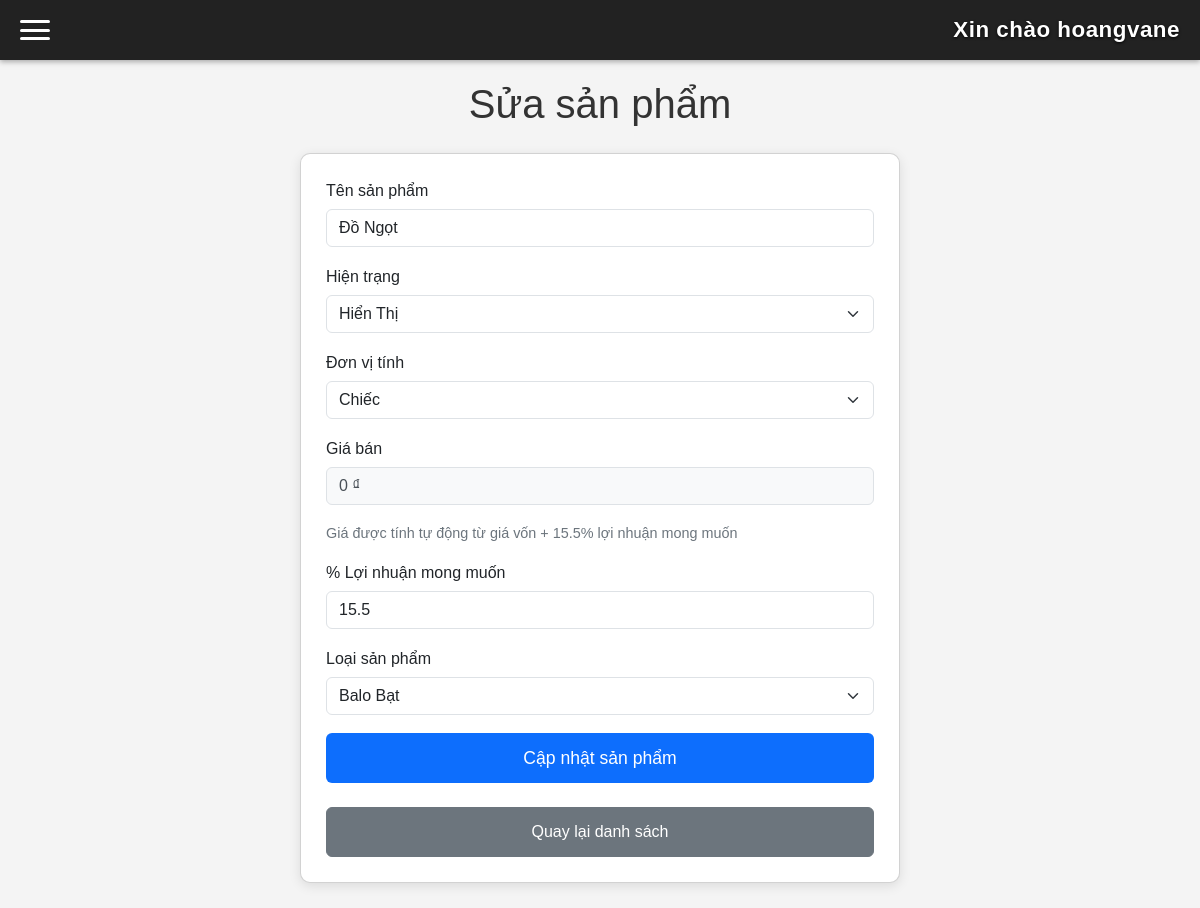
/edit.php?id=2 (signed in), run on the app's committed database.
### tables this page shows
CREATE TABLE sanpham(
    masp int auto_increment primary key not null,
    tensp varchar(225) not null,
    hientrang varchar(20) not null,
    donvitinh varchar(20) not null,
    motasp varchar(225) not null,
    soluongtontheolo int not null DEFAULT 0,
    hinhanh varchar(225) not null,
    phantramloinhuanmongmuon float not null check(phantramloinhuanmongmuon > 0),
    giavon float not null DEFAULT 0,
    giabandexuat float not null DEFAULT 0,
    maloai varchar(20),
    foreign key (maloai) references loai(maloai)
);

CREATE TABLE loai(
    maloai varchar(20) primary key not null,
    tenloai varchar(20) not null unique,
    mota varchar(225) not null
);

### edit.php (the view, shortened to what this page needs)
<?php
require_once 'db.php';
$id = (int)($_GET['id'] ?? 0);
$stmt = mysqli_prepare($conn, "SELECT * FROM sanpham WHERE masp = ?");
mysqli_stmt_bind_param($stmt, "i", $id);
mysqli_stmt_execute($stmt);
$result = mysqli_stmt_get_result($stmt);
$sp = mysqli_fetch_assoc($result);
$loai_result = mysqli_query($conn, "SELECT * FROM loai");
$loai_list = [];
while ($row = mysqli_fetch_assoc($loai_result)) {
    $loai_list[] = $row;
}
?>
<!DOCTYPE html>
<html lang="vi">
<head>
    <link href="https://cdn.jsdelivr.net/npm/bootstrap@5.3.3/dist/css/bootstrap.min.css" rel="stylesheet">
</head>
<body>
<div class="mobile-header">
    <div class="hamburger" id="hamburger">
        <span></span><span></span><span></span>
    </div>
    <h2>Xin chào <?= htmlspecialchars($_SESSION['admin'] ?? 'Admin') ?></h2>
</div>
<div class="content">
    <h1>Sửa sản phẩm</h1>
    <div class="card">
        <form method="post" onsubmit="return validateForm()">
            <div class="mb-3">
                <label class="form-label">Tên sản phẩm</label>
                <input type="text" name="tensp" class="form-control" required value="<?= htmlspecialchars($sp['tensp'] ?? '') ?>">
            </div>
            <div class="mb-3">
                <label class="form-label">Hiện trạng</label>
                <select name="hientrang" class="form-select" required>
                    <option value="Hiển Thị" <?= ($sp['hientrang'] ?? '') === 'Hiển Thị' ? 'selected' : '' ?>>Hiển Thị</option>
                </select>
            </div>
            <div class="mb-3">
                <label class="form-label">Đơn vị tính</label>
                <select name="donvitinh" class="form-select" required>
                    <option value="Chiếc" <?= ($sp['donvitinh'] ?? '') === 'Chiếc' ? 'selected' : '' ?>>Chiếc</option>
                </select>
            </div>
            <div class="mb-3">
                <label class="form-label">Giá bán</label>
                <input type="text" class="form-control" readonly value="<?= number_format($sp['giabandexuat'] ?? 0) ?> ₫">
                <div class="form-text">
                    Giá được tính tự động từ giá vốn + <?= number_format($sp['phantramloinhuanmongmuon'] ?? 0, 1) ?>% lợi nhuận mong muốn
                </div>
            </div>
            <div class="mb-3">
                <label class="form-label">% Lợi nhuận mong muốn</label>
                <input type="number" step="0.01" min="0.01" name="phantramloinhuanmongmuon" class="form-control" required
                       value="<?= htmlspecialchars($sp['phantramloinhuanmongmuon'] ?? '0') ?>">
            </div>
            <div class="mb-3">
                <label class="form-label">Loại sản phẩm</label>
                <select name="maloai" class="form-select" required>
                    <?php foreach ($loai_list as $loai): ?>
                        <option value="<?= htmlspecialchars($loai['maloai']) ?>"
                            <?= $loai['maloai'] === ($sp['maloai'] ?? '') ? 'selected' : '' ?>>
                            <?= htmlspecialchars($loai['tenloai'] ?? 'Không có tên') ?>
                        </option>
                    <?php endforeach; ?>
                </select>
            </div>
            <button type="submit" class="btn btn-primary w-100">Cập nhật sản phẩm</button>
        </form>
        <div class="text-center mt-4">
            <a href="admin.php?page=product" class="btn btn-secondary w-100"> Quay lại danh sách</a>
        </div>
    </div>
</div>
</body>
</html>

### edit.php (style rules this page uses)
* { margin: 0; padding: 0; box-sizing: border-box; }
body { font-family: Arial, sans-serif; background: #f4f4f4; min-height: 100vh; }
.mobile-header { background: #222; color: white; padding: 12px 20px; position: fixed; top: 0; left: 0; right: 0; z-admin: 1000; display: flex; justify-content: space-between; align-items: center; height: 60px; box-shadow: 0 2px 5px rgba(0,0,0,0.3); }
.mobile-header h2 { margin: 0; font-size: 1.4rem; color: #ffffff; font-weight: 700; text-shadow: 0 1px 3px rgba(0,0,0,0.9); letter-spacing: 0.5px; }
.hamburger { width: 30px; height: 20px; cursor: pointer; display: flex; flex-direction: column; justify-content: space-between; }
.hamburger span { width: 100%; height: 3px; background: white; border-radius: 2px; transition: 0.3s; }
.content { padding: 80px 25px 25px; transition: margin-left 0.3s ease; }
.card { background: white; border-radius: 10px; box-shadow: 0 3px 12px rgba(0,0,0,0.1); padding: 25px; max-width: 600px; margin: 0 auto; }
h1, h2 { text-align: center; margin-bottom: 25px; color: #333; }
.form-label { font-weight: 500; margin-bottom: 6px; display: block; }
.form-control, .form-select { margin-bottom: 18px; }
.form-control[readonly] { background: #f8f9fa; color: #495057; cursor: not-allowed; }
.btn-primary { background: #0d6efd; border: none; padding: 12px; font-size: 1.1rem; }
.btn-secondary { background: #6c757d; color: white; text-decoration: none; padding: 12px 20px; border-radius: 6px; display: inline-block; }
.form-text { font-size: 0.9rem; color: #6c757d; margin-top: 4px; }

### data on the page
sanpham: tensp "Đồ Ngọt", hientrang "Hiển Thị", donvitinh "Chiếc", giabandexuat "0 ₫", phantramloinhuanmongmuon "15.5", maloai "Balo Bạt"

### other printed values
$_SESSION['admin'] "hoangvane"
